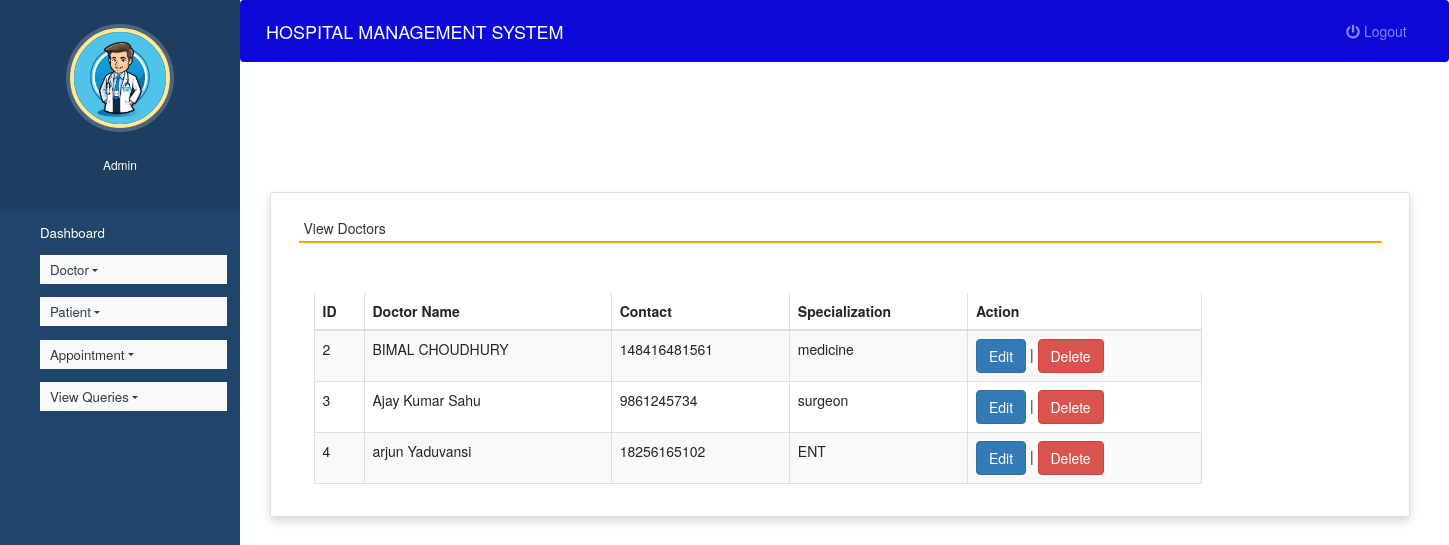
Page /view_doctor (signed in) on the committed database.
### hospital/models.py (models this page shows, shortened)
class Doctor(models.Model):
    name = models.CharField(max_length=50)
    mobile = models.IntegerField()
    special = models.CharField(max_length=50)

### hospital/views.py (the view)
# urls.py: path('view_doctor', view_doctor, name='view_doctor'),
def view_doctor(request):
    if not request.user.is_staff:
        return redirect('login')
    doc = Doctor.objects.all()
    d = {'doc':doc}
    return render(request,'view_doctor.html', d)

### hospital/templates/view_doctor.html (shortened to what this page needs)
{% extends 'admin_nav.html' %}
{% load static %}
{% block content %}
<head>
 <link rel="stylesheet" href="https://maxcdn.bootstrapcdn.com/bootstrap/3.4.1/css/bootstrap.min.css">
  <link rel="stylesheet" href="https://cdnjs.cloudflare.com/ajax/libs/font-awesome/4.7.0/css/font-awesome.min.css">
  <link rel="stylesheet" href="https://use.fontawesome.com/releases/v5.6.3/css/all.css">
</head>
<br><br><br><br>
<div class="container card shadow m-5">
    <div class="card-body">
        <h5 class="p-2" style="border-bottom: 2px solid orange">View Doctors</h5>
		<div class="container mt-5">
			<div class="table-responsive">
		<table id="example" class="table table-striped table-bordered table-sm" style="width:80%">
			<thead>
				<tr>
					<th>ID</th>
					<th>Doctor Name</th>
					<th>Contact</th>
					<th>Specialization</th>
                    <th>Action</th>
				</tr>
			</thead>
			<tbody>
            {% for i in doc %}
			<tr>
				<td>{{i.id}}</td>
				<td>{{i.name}}</td>
				<td>{{i.mobile}}</td>
				<td>{{i.special}}</td>
				<td><a href="{% url 'edit_doctor' i.id %}" class="btn btn-primary">Edit</a> |
				<a href="{% url 'delete_doctor' i.id %}" onclick="return confirm('Are you ready to delete this record ?')" class="btn btn-danger">Delete</a></td>
			</tr>
			{% endfor %}
			</tbody>
		</table>
				</div>
	 </div>
	</div>
</div>
{% endblock content %}

### hospital/static/style.css (style rules this page uses)
body { padding-left: 240px; }

### hospital/templates/admin_nav.html (style rules this page uses)
a:link { text-decoration: none; }
a { color: white; }
body { padding-left: 240px; }

### rows in the picture
Doctor: id "2", name "BIMAL CHOUDHURY", mobile "148416481561", special "medicine"
Doctor: id "3", name "Ajay Kumar Sahu", mobile "9861245734", special "surgeon"
Doctor: id "4", name "arjun Yaduvansi", mobile "18256165102", special "ENT"
